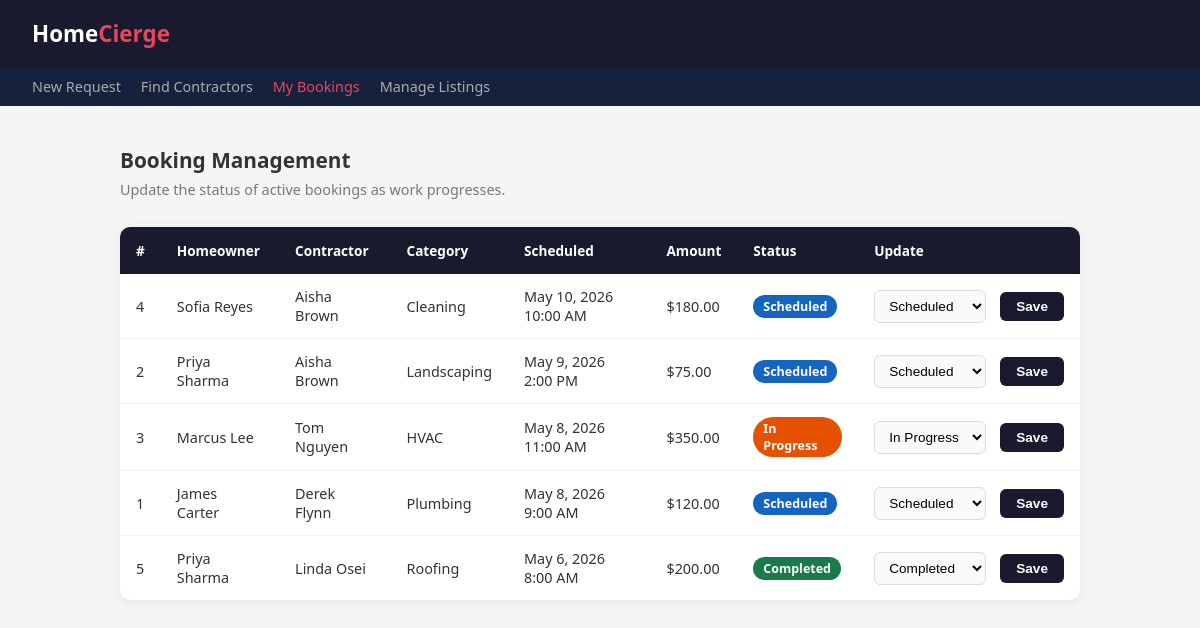
/update.php, run on the app's committed database.
### tables this page shows
CREATE TABLE bookings (
    booking_id    INT AUTO_INCREMENT PRIMARY KEY,
    quote_id      INT NOT NULL UNIQUE,
    homeowner_id  INT NOT NULL,
    contractor_id INT NOT NULL,
    scheduled_at  DATETIME NOT NULL,
    status        ENUM('scheduled', 'in_progress', 'completed', 'cancelled') DEFAULT 'scheduled',
    created_at    DATETIME DEFAULT CURRENT_TIMESTAMP,

    CONSTRAINT fk_booking_quote
        FOREIGN KEY (quote_id) REFERENCES quotes(quote_id)
        ON DELETE RESTRICT,

    CONSTRAINT fk_booking_homeowner
        FOREIGN KEY (homeowner_id) REFERENCES users(user_id)
        ON DELETE RESTRICT,

    CONSTRAINT fk_booking_contractor
        FOREIGN KEY (contractor_id) REFERENCES users(user_id)
        ON DELETE RESTRICT
);

CREATE TABLE service_categories (
    category_id   INT AUTO_INCREMENT PRIMARY KEY,
    name          VARCHAR(80)  NOT NULL UNIQUE,
    description   VARCHAR(255)
);

CREATE TABLE quotes (
    quote_id      INT AUTO_INCREMENT PRIMARY KEY,
    request_id    INT NOT NULL,
    contractor_id INT NOT NULL,
    amount        DECIMAL(10,2) NOT NULL,
    message       TEXT,
    status        ENUM('pending', 'accepted', 'rejected') DEFAULT 'pending',
    submitted_at  DATETIME DEFAULT CURRENT_TIMESTAMP,

    CONSTRAINT fk_quote_request
        FOREIGN KEY (request_id) REFERENCES service_requests(request_id)
        ON DELETE CASCADE,

    CONSTRAINT fk_quote_contractor
        FOREIGN KEY (contractor_id) REFERENCES users(user_id)
        ON DELETE CASCADE,

    CONSTRAINT chk_positive_amount
        CHECK (amount > 0)
);

### update.php (the view, shortened to what this page needs)
<?php
$conn = get_db();
$bookings = $conn->query(
    "SELECT b.booking_id, b.scheduled_at, b.status,
            CONCAT(ho.first_name, ' ', ho.last_name) AS homeowner,
            CONCAT(co.first_name, ' ', co.last_name) AS contractor,
            sc.name AS category,
            q.amount
     FROM bookings b
     JOIN users ho ON b.homeowner_id = ho.user_id
     JOIN users co ON b.contractor_id = co.user_id
     JOIN quotes q  ON b.quote_id = q.quote_id
     JOIN service_requests sr ON q.request_id = sr.request_id
     JOIN service_categories sc ON sr.category_id = sc.category_id
     ORDER BY b.scheduled_at DESC"
);
$status_options = ['scheduled', 'in_progress', 'completed', 'cancelled'];
$status_labels  = [
    'scheduled'   => 'Scheduled',
    'in_progress' => 'In Progress',
    'completed'   => 'Completed',
    'cancelled'   => 'Cancelled',
];
$status_colors  = [
    'scheduled'   => '#1565c0',
    'in_progress' => '#e65100',
    'completed'   => '#1a7a4a',
    'cancelled'   => '#888',
];
?>
<!DOCTYPE html>
<html lang="en">
<head>
</head>
<body>
<header><h1>Home<span>Cierge</span></h1></header>
<nav>
    <a href="insert.php">New Request</a>
    <a href="query.php">Find Contractors</a>
    <a href="update.php" class="active">My Bookings</a>
    <a href="delete.php">Manage Listings</a>
</nav>
<div class="container">
    <h2>Booking Management</h2>
    <p class="sub">Update the status of active bookings as work progresses.</p>
    <table>
        <thead>
            <tr>
                <th>#</th>
                <th>Homeowner</th>
                <th>Contractor</th>
                <th>Category</th>
                <th>Scheduled</th>
                <th>Amount</th>
                <th>Status</th>
                <th>Update</th>
            </tr>
        </thead>
        <tbody>
            <?php if ($bookings->num_rows === 0): ?>
                <tr><td colspan="8" class="empty">No bookings found.</td></tr>
            <?php else: ?>
                <?php while ($row = $bookings->fetch_assoc()):
                    $color = $status_colors[$row['status']] ?? '#888';
                ?>
                <tr>
                    <td><?= $row['booking_id'] ?></td>
                    <td><?= htmlspecialchars($row['homeowner']) ?></td>
                    <td><?= htmlspecialchars($row['contractor']) ?></td>
                    <td><?= htmlspecialchars($row['category']) ?></td>
                    <td><?= date('M j, Y g:i A', strtotime($row['scheduled_at'])) ?></td>
                    <td>$<?= number_format($row['amount'], 2) ?></td>
                    <td>
                        <span class="badge" style="background:<?= $color ?>">
                            <?= $status_labels[$row['status']] ?? ucfirst($row['status']) ?>
                        </span>
                    </td>
                    <td>
                        <form method="POST" class="inline-form">
                            <select name="status" class="status-select">
                                <?php foreach ($status_options as $opt): ?>
                                    <option value="<?= $opt ?>" <?= $opt === $row['status'] ? 'selected' : '' ?>>
                                        <?= $status_labels[$opt] ?>
                                    </option>
                                <?php endforeach; ?>
                            </select>
                            <button type="submit" class="btn-update">Save</button>
                        </form>
                    </td>
                </tr>
                <?php endwhile; ?>
            <?php endif; ?>
        </tbody>
    </table>
</div>
</body>
</html>

### update.php (style rules this page uses)
* { box-sizing: border-box; margin: 0; padding: 0; }
body { font-family: 'Segoe UI', sans-serif; background: #f5f5f5; color: #333; }
header { background: #1a1a2e; color: #fff; padding: 18px 32px; }
header h1 { font-size: 1.4rem; font-weight: 600; }
header span { color: #e94560; }
nav { background: #16213e; padding: 10px 32px; display: flex; gap: 20px; }
nav a { color: #aaa; text-decoration: none; font-size: 0.9rem; }
nav a:hover, nav a.active { color: #e94560; }
.container { max-width: 1000px; margin: 40px auto; padding: 0 20px; }
h2 { font-size: 1.3rem; margin-bottom: 6px; }
p.sub { color: #777; font-size: 0.9rem; margin-bottom: 28px; }
table { width: 100%; border-collapse: collapse; background: #fff; border-radius: 10px; overflow: hidden; box-shadow: 0 2px 12px rgba(0,0,0,0.07); }
thead { background: #1a1a2e; color: #fff; }
thead th { padding: 14px 16px; text-align: left; font-size: 0.85rem; font-weight: 600; }
tbody td { padding: 13px 16px; font-size: 0.9rem; border-bottom: 1px solid #f0f0f0; vertical-align: middle; }
tbody tr:last-child td { border-bottom: none; }
.badge { display: inline-block; padding: 3px 10px; border-radius: 20px; font-size: 0.78rem; font-weight: 700; color: #fff; }
select.status-select { padding: 7px 10px; border-radius: 6px; border: 1px solid #ddd; font-size: 0.85rem; background: #fafafa; cursor: pointer; }
.btn-update { background: #1a1a2e; color: #fff; border: none; padding: 7px 16px; border-radius: 6px; font-size: 0.85rem; cursor: pointer; font-weight: 600; margin-left: 8px; }
.inline-form { display: flex; align-items: center; gap: 6px; }

### data on the page
bookings: booking_id "4", homeowner "Sofia Reyes", contractor "Aisha Brown", service_categories.name "Cleaning", scheduled_at "May 10, 2026 10:00 AM", quote.amount "180.00", status "Scheduled"
bookings: booking_id "2", homeowner "Priya Sharma", contractor "Aisha Brown", service_categories.name "Landscaping", scheduled_at "May 9, 2026 2:00 PM", quote.amount "75.00", status "Scheduled"
bookings: booking_id "3", homeowner "Marcus Lee", contractor "Tom Nguyen", service_categories.name "HVAC", scheduled_at "May 8, 2026 11:00 AM", quote.amount "350.00", status "In Progress"
bookings: booking_id "1", homeowner "James Carter", contractor "Derek Flynn", service_categories.name "Plumbing", scheduled_at "May 8, 2026 9:00 AM", quote.amount "120.00", status "Scheduled"
bookings: booking_id "5", homeowner "Priya Sharma", contractor "Linda Osei", service_categories.name "Roofing", scheduled_at "May 6, 2026 8:00 AM", quote.amount "200.00", status "Completed"
